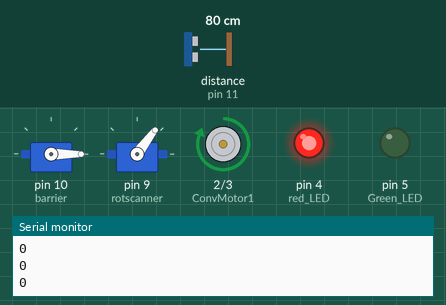
Bench run of a sketch on a simulated Arduino Uno, built with avr-gcc and run on an emulated ATmega328P. Parts: 2 × servo, motor-driver pin pairs drawn as motors (green arrow = first pin HIGH = forward, orange = second pin HIGH = backward, longer = more drive), output pins drawn as LEDs (lit = HIGH), the last lines printed to the serial monitor. The inputs (shaded band) are chosen by the test bench; at power-on: distance to the obstacle (sensor on pin 11) 80 cm. The echo pulse lasts 58.3 µs per cm.

Above: at 1.2 s.
1.3 s: distance to the obstacle (sensor on pin 11) set to 23 cm
4.3 s: distance to the obstacle (sensor on pin 11) set to 18 cm
At 6.4 s:
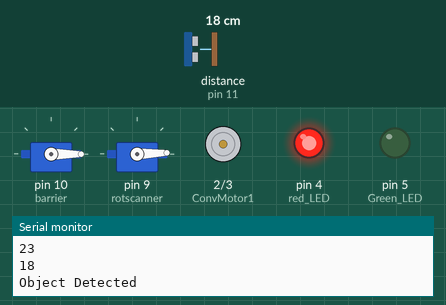
At 10.8 s:
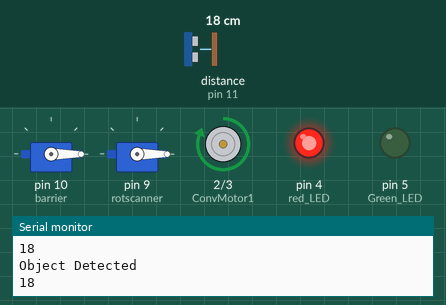
Timing chart, 0 to 15.9 s (numbered marks = the images above; inputs shaded):
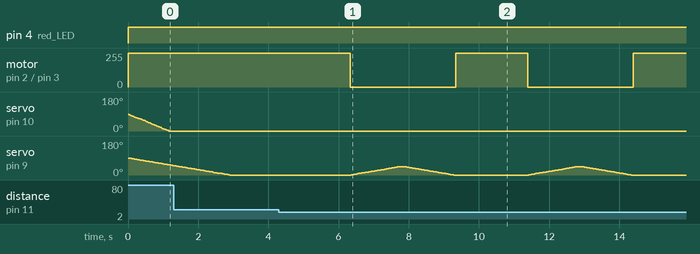

Measured:
- the behaviour switches between 21 and 20 cm on distance to the obstacle (sensor on pin 11) (found by bisection; images 0 and 1)

The sketch:

Sonar_and_Motor_Test_ToolTax_.ino
```cpp
#include <NewPing.h>
#include <VarSpeedServo.h>

VarSpeedServo myservo1;  // create servo object to control a servo
                         // a maximum of eight servo objects can be created
VarSpeedServo myservo2;

#define TRIGGER_PIN  12  // Arduino pin tied to trigger pin on the ultrasonic sensor.
#define ECHO_PIN     11  // Arduino pin tied to echo pin on the ultrasonic sensor.
#define MAX_DISTANCE 30 // Maximum distance we want to ping for (in centimeters). Maximum sensor distance is rated at 400-500cm.

NewPing sonar(TRIGGER_PIN, ECHO_PIN, MAX_DISTANCE); // NewPing setup of pins and maximum distance.

const int speed = 90;
const int ConvMotor1 = 2;
const int ConvMotor2 = 3;
const int red_LED = 4;
const int Green_LED = 5;
const int rotscanner = 9; // the digital pin used for the first servo
const int barrier = 10; // the digital pin used for the second servo
boolean isBarScan = false;
void setup() {
  // put your setup code here, to run once:
Serial.begin(115200); // Open serial monitor at 115200 baud to see ping results.
pinMode(ConvMotor1,OUTPUT);
pinMode(ConvMotor2,OUTPUT);
pinMode(red_LED,OUTPUT);
pinMode(Green_LED,OUTPUT);
myservo1.attach(barrier);  // attaches the servo on pin 9 to the servo object
myservo1.write(0,50,false); // set the intial position of the servo, as fast as possible, run in background
myservo2.attach(rotscanner);  // attaches the servo on pin 9 to the servo object
myservo2.write(0,20,false);  // set the intial position of the servo, as fast as possible, wait until done


}

void loop() {
  // put your main code here, to run repeatedly:
  forward();
  int distance = getdistance();
  Serial.println(distance);
  if(distance>0 && distance <=20){
    isBarScan = true;
    delay(2000);
    stop();

    Serial.println("Object Detected");

}
  if(isBarScan == true)
  {
    stop();
    isBarScan = false;
    RotatebarScan();
  }
}

void forward()
{
  digitalWrite(ConvMotor1,HIGH);
  digitalWrite(ConvMotor2,LOW);
  digitalWrite(red_LED,HIGH);
  digitalWrite(Green_LED,LOW);
}

void stop()
{
    digitalWrite(ConvMotor1,LOW);
    digitalWrite(ConvMotor2,LOW);
    digitalWrite(red_LED,HIGH);
    digitalWrite(Green_LED,LOW);
}

long getdistance()
{
  delay(50);
long  distance=sonar.ping_cm();
  return (distance);         //return distance in cm
}

void RotatebarScan(){
  myservo2.write(45,20,true);         // move the servo to 180, fast speed, wait until done
  delay(60);
  myservo2.write(0,20,true);            // move the servo to 180, slow speed, wait until done
  delay(60);

}

void BarrierOpen(){
  myservo1.write(90,50,true);        // move the servo to 180, fast speed, run background
}

void BarrierClose(){
  myservo1.write(0,50,true);        // move the servo to 180, fast speed, run background

}
```
